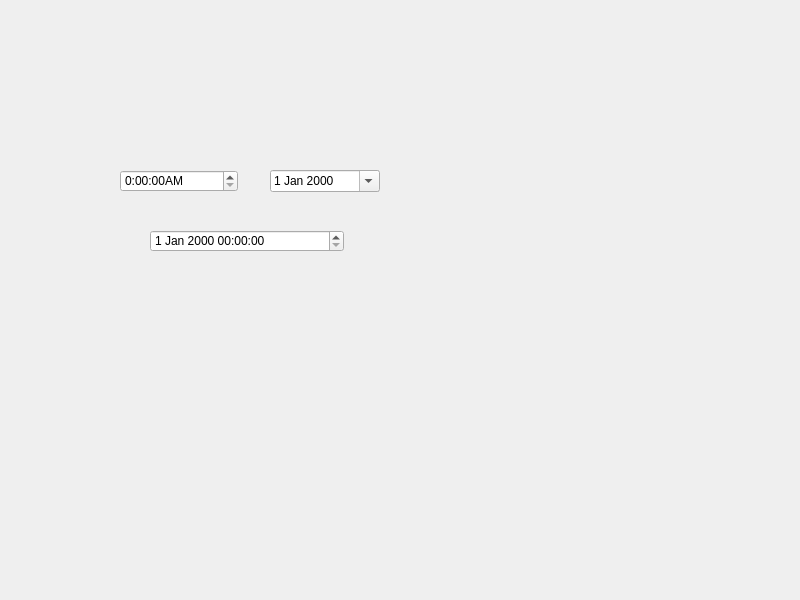
<?xml version="1.0" encoding="UTF-8"?>
<ui version="4.0">
 <class>MyWidget</class>
 <widget class="QWidget" name="MyWidget">
  <property name="geometry">
   <rect>
    <x>0</x>
    <y>0</y>
    <width>800</width>
    <height>600</height>
   </rect>
  </property>
  <property name="windowTitle">
   <string>MyWidget</string>
  </property>
  <widget class="QDateEdit" name="dateEdit">
   <property name="geometry">
    <rect>
     <x>270</x>
     <y>170</y>
     <width>110</width>
     <height>22</height>
    </rect>
   </property>
   <property name="calendarPopup">
    <bool>true</bool>
   </property>
  </widget>
  <widget class="QTimeEdit" name="timeEdit">
   <property name="geometry">
    <rect>
     <x>120</x>
     <y>170</y>
     <width>118</width>
     <height>22</height>
    </rect>
   </property>
   <property name="displayFormat">
    <string>H:mm:ssA</string>
   </property>
  </widget>
  <widget class="QDateTimeEdit" name="dateTimeEdit">
   <property name="geometry">
    <rect>
     <x>150</x>
     <y>230</y>
     <width>194</width>
     <height>22</height>
    </rect>
   </property>
  </widget>
 </widget>
 <resources/>
 <connections/>
</ui>
